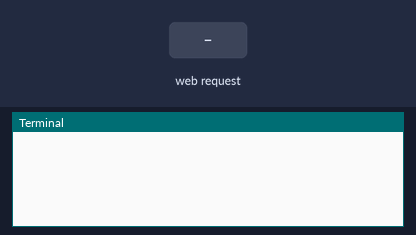
The program below on a simulated Raspberry Pi (BCM pin numbers). Shown: the last lines printed to the terminal. The test bench sets the inputs (shaded band). The camera gives no picture and a still takes 0.5 s; the clock reads 2024-03-15 10:24:30 at power-on unless the program sets it.

Above: at 1.2 s.
1.3 s: HTTP request for / received
At 2.2 s:
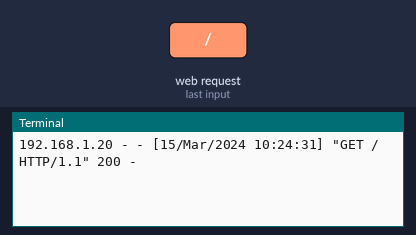
2.8 s: HTTP request for /stream.mjpg received
At 3.3 s:
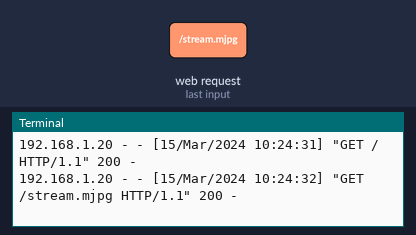

The program:

stream_video.py
```python
import io
import picamera
import logging
import socketserver
from threading import Condition
from http import server

PAGE = """\
<html>
<head>
<title>Raspberry Pi - Video Streaming</title>
</head>
<body>
<center><h1>Cam 1 -RasPi Projekt</h1></center>
<center><img src="stream.mjpg" width="640" height="480"></center>
</body>
</html>
"""

class StreamingOutput(object):
    def __init__(self):
        self.frame = None
        self.buffer = io.BytesIO()
        self.condition = Condition()

    def write(self, buf):
        if buf.startswith(b'\xff\xd8'):
            self.buffer.truncate()
            with self.condition:
                self.frame = self.buffer.getvalue()
                self.condition.notify_all()
            self.buffer.seek(0)
        return self.buffer.write(buf)

class StreamingHandler(server.BaseHTTPRequestHandler):
    def do_GET(self):
        if self.path == '/':
            self.send_response(200)
            self.send_header('Content-type', 'text/html')
            self.end_headers()
            self.wfile.write(PAGE.encode('utf-8'))
        elif self.path == '/stream.mjpg':
            self.send_response(200)
            self.send_header('Age', 0)
            self.send_header('Cache-Control', 'no-cache, private')
            self.send_header('Pragma', 'no-cache')
            self.send_header('Content-Type', 'multipart/x-mixed-replace; boundary=FRAME')
            self.end_headers()
            try:
                while True:
                    with output.condition:
                        output.condition.wait()
                        frame = output.frame
                    self.wfile.write(b'--FRAME\r\n')
                    self.send_header('Content-Type', 'image/jpeg')
                    self.send_header('Content-Length', len(frame))
                    self.end_headers()
                    self.wfile.write(frame)
                    self.wfile.write(b'\r\n')
            except Exception as e:
                logging.warning(
                    'Removed streaming client %s: %s',
                    self.client_address, str(e))
        else:
            self.send_error(404)
            self.end_headers()

class StreamingServer(socketserver.ThreadingMixIn, server.HTTPServer):
    allow_reuse_address = True
    daemon_threads = True

with picamera.PiCamera(resolution='640x480', framerate=24) as camera:
    output = StreamingOutput()
    camera.start_recording(output, format='mjpeg')
    try:
        address = ('', 8000)
        server = StreamingServer(address, StreamingHandler)
        server.serve_forever()
    finally:
        camera.stop_recording()
```

Measured:
- after the input at 1.3 s, the terminal: prints a new line at once (image 1)
- after the input at 2.8 s, the terminal: prints a new line at once (image 2)
